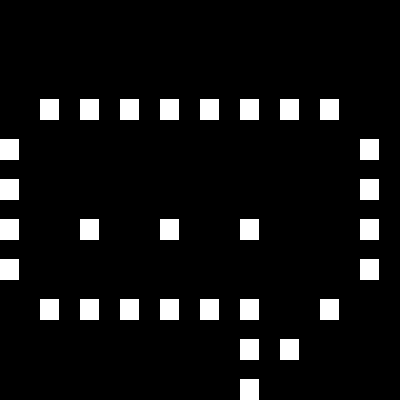

This game map was drawn from its Tiled (.tmx) file and the tilesets committed beside it. A one-line description and the trimmed map source follow:
An orthogonal 10x10 tile map with 40x40 px tiles, 1 tile layer (Layer 1).

<map version="1.0" orientation="orthogonal" width="10" height="10" tilewidth="40" tileheight="40">
 <tileset firstgid="1" name="texture" tilewidth="40" tileheight="40" spacing="4" margin="4">
  <image source="texture.png" />
 </tileset>
 <layer name="Layer 1" width="10" height="10">
  <data>[100 cells, 29 non-empty, 1 distinct tile ids]</data>
 </layer>
</map>
